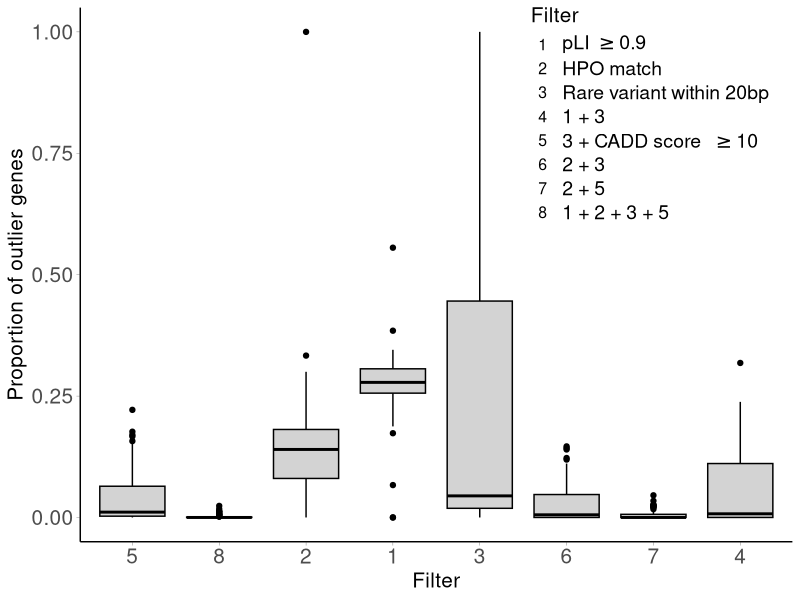

Write R code to recreate this figure. (Note: this script raises an error after producing the figure.)


# =======================================================================================================
# This is a script for generating Figure 3:  Splicing outlier detection
#
# Note that the final figure was generated by using inkscape by combining figures from this script for visualization purposes
#
# =======================================================================================================


#!/bin/R

#Libraries
library(ggplot2)
library(dplyr)
library(cowplot)
library(RColorBrewer)
library(ggpubr)
library(ggbeeswarm)
rm(list=ls())


fsize=15
RD_theme=theme_classic()+
	theme(axis.text.x= element_text(size=fsize),
	axis.text.y= element_text(size=fsize), 
	axis.title = element_text(size = fsize), 
    legend.text = element_text(size = fsize-1), 
    legend.title = element_text(size = fsize), 
    axis.ticks = element_line(size = 0.1),
	strip.background=element_blank(),
	panel.grid.major=element_blank(),
	panel.grid.minor=element_blank(),
	axis.text=element_text(size=9),
	panel.border=element_blank()) 




# Master directory
dir = Sys.getenv('RARE_DIS_DIR')



#  Load input data
fig3b=read.table("Fig3b_data.txt",sep="\t", header=T)
fig3c=read.table("Fig3c_data.txt",sep="\t", header=T)
fig3d=read.table("Fig3d_data.txt",sep="\t", header=T)
fig3e=read.table("Fig3e_data.txt",sep="\t", header=T)
fig3f=read.table("Fig3f_data.txt",sep="\t", header=T)


#--- MAIN

# Figure 3b: 
fig3b_plot=ggplot(fig3b, aes(x=as.factor(variable), y=value+1))+
	geom_boxplot(color="black", fill="grey")+#fill="#028482")+
	#stat_summary(fun.y=mean, geom="point", size=2, color="#028482")+ 
	#stat_summary(fun.data=data_summary, geom="pointrange", color="black", size=1)+
	#scale_fill_brewer(palette="Paired",name="Affected status")+
	scale_y_log10(breaks = scales::trans_breaks("log10", function(x) 10^x),labels = scales::trans_format("log10", scales::math_format(10^.x)))+
	labs(x="Z-score threshold", y="Number of genes with\nat least one outlier")+RD_theme #+theme(legend.position="bottom")







# -----------------------------------------------------------------------------
# -----------------------------------------------------------------------------
# Figure 3C
col_splic_out=c( "#87907D"	,"#AAB6A2", 	"#666666")

fig3c_plot=ggplot(fig3c, aes(x=variable, y=value+1, fill=filter)) + 
geom_boxplot()+ 
scale_y_log10(breaks = scales::trans_breaks("log10", function(x) 10^x),labels = scales::trans_format("log10", scales::math_format(10^.x)))+
scale_fill_manual(values=col_splic_out, name="Data filtered for\nsplicing outliers")+
scale_x_discrete(breaks=c("RV_number_MAF0", "RV_number_MAF0.1", "RV_number_MAF1"), labels=c("0", "0.1", "1"))+
labs(x="MAF (%)", y="Number of rare variants")+facet_grid(  . ~variant_data , scales="free_y")+RD_theme +theme(legend.position=c(0.4,0.9))



# -----------------------------------------------------------------------------
# -----------------------------------------------------------------------------
# Figure 3 D
## Influence of filtering on splicing outlier results
# plot results
fig3d_plot=ggplot(fig3d, aes(x=variable, y=value, fill=variable) )+ 
	geom_boxplot(color="black", notch=F, show.legend = FALSE)+
	geom_point(size = 0, stroke = 0)+
	scale_fill_manual(values=rep("lightgrey", 8), breaks=c("prop_pLI","prop_HPO","prop_RV", "prop_RVpLI", "prop_CADD","prop_RVHPO", "prop_RVHPOCADD","prop_combined"),
		labels=c(expression("pLI " >="0.9"), "HPO match", expression("Rare variant within 20bp","1 + 3","3 + CADD score  " >= "10"), "2 + 3", "2 + 5", "1 + 2 + 3 + 5"), name="Filter")+
	scale_x_discrete(breaks=c("prop_pLI","prop_HPO","prop_RV", "prop_RVpLI", "prop_CADD","prop_RVHPO", "prop_RVHPOCADD","prop_combined"),
		labels=c("1", "2", "3","4","5", "6", "7", "8"))+
	labs(x="Filter", y="Proportion of outlier genes") + RD_theme +guides(fill = guide_legend(override.aes = list(size = 4,shape =c(49,50,51,52,53,54,55,56))))+theme(legend.position = c(0.8,0.8))
fig3d_plot

# -----------------------------------------------------------------------------
# -----------------------------------------------------------------------------

# Figure 3 E
custom_comparisons=list( c("outliers","outlier_RV_CADD_HPO_junc"))

fig3e_plot=ggboxplot(fig3e%>% filter(variable %in% c("outliers","outlier_RV_CADD_HPO_junc")), x = "variable", y = "value", color = "variable", palette =c("#C0C0C0", "#336699"), add = "jitter", shape = "variable")+
	#stat_compare_means(comparisons = custom_comparisons, label = "p.signif")+
	stat_compare_means(comparisons = custom_comparisons)+
	scale_x_discrete(labels= c( "Z-score >=2", "+ RV within 20bp junction\n+ HPO match"))+
	RD_theme+
	theme(legend.position="")+
	labs(x="Filter", y="Median number of rare variants per gene")

ggsave('Figure3E.pdf', RV_filters_plot,  path=paste(dir,"/analysis/manuscript/figures_revision/", sep=""), width=3, height=6)


# -----------------------------------------------------------------------------
# -----------------------------------------------------------------------------

# Figure 3 F


color = grDevices::colors()[grep('gr(a|e)y', grDevices::colors(), invert = T)]
mycol=sample(color, 75)

median.quartile <- function(x){
	out <- quantile(x, probs = c(0.25,0.5,0.75))
	names(out) <- c("ymin","y","ymax")
	return(out) 
}

ggplot(fig3f, aes(x = log10(value+1), y = filter, colour = sample)) +#geom_path(group=sample, colour="grey") + 
	stat_summary(fun.data="median.quartile",geom="pointrange", na.rm=T, color="black") + 
	#geom_quasirandom(groupOnX=FALSE) +
	theme(legend.position="")#+ 
	#scale_colour_manual(values=mycol) 
fig3f=data.frame(variable=fig3f$variable, value=unlist(fig3f$value),SAMPLE=unlist(fig3f$SAMPLE) )
fig3f_plot= ggplot(fig3f, aes(variable,value))+ 
 	geom_quasirandom(aes(y =value, x = variable, colour = SAMPLE))+
 	stat_summary(fun.data = median.quartile, geom = "pointrange",position=position_nudge(x=0.5,y=0))+
	coord_flip()+
	#geom_path(group=sample, colour="grey")+
 	theme(legend.position="")+
 	scale_colour_manual(values=mycol) +
 	labs(y="log10(Number of genes +1)",x="Filter")+
 	scale_y_log10(breaks = scales::trans_breaks("log10", function(x) 10^x),labels = scales::trans_format("log10", scales::math_format(10^.x))) 





